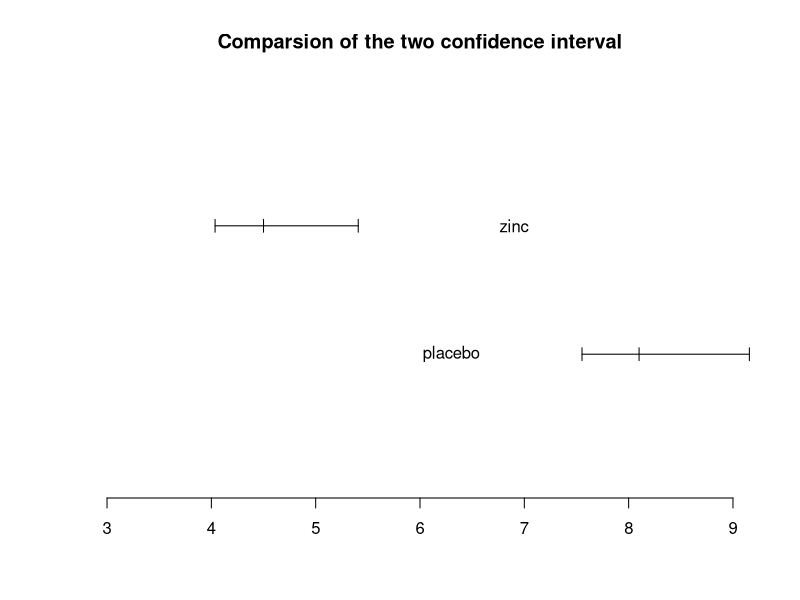

Recreate this plot in R.
## ---- chunk 1
x<-rnorm(25, mean = 4.5, sd = 1.6)
t.test(x,alternative = "two.sided",conf.level = 0.95)


## ---- chunk 2
y<-rnorm(23, mean = 8.1, sd = 1.8)
t.test(y,alternative = "two.sided",conf.level = 0.95)
## ---- chunk 3
plot(c(0,3),type='n',xlim=c(3,9),xlab='',ylab='',axes=F,
     main='Comparsion of the two confidence interval')

lines(c(4.035709,5.407912),c(2,2))
text(6.9,2,labels='zinc')
lines(c(4.035709,4.035709),c(1.95,2.05))
lines(c(4.5,4.5),c(1.95,2.05))
lines(c(5.407912,5.407912),c(1.95,2.05))

lines(c(7.553070,9.157426),c(1,1))
text(6.3,1,labels='placebo')
lines(c(7.553070,7.553070),c(0.95,1.05))
lines(c(8.1,8.1),c(0.95,1.05))
lines(c(9.157426,9.157426),c(0.95,1.05))

axis(1)
